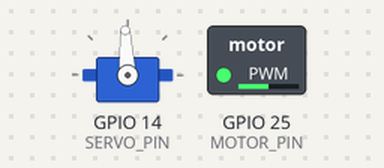
Bench run of a sketch on a simulated ESP32. On the bench: servo, switched loads named in the sketch (green lamp = pin HIGH). Servo pulses on a pin are drawn as a servo (544–2400 µs = 0–180°); what the sketch prints to the serial monitor is not drawn.

Above: at 1.75 s.
At 2.9 s:
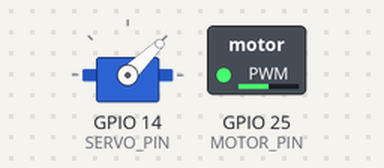
At 4.1 s:
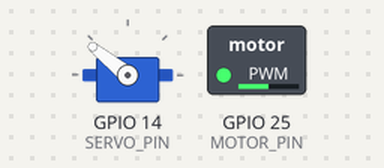
Timing chart, 0 to 7.2 s (numbered marks = the images above):
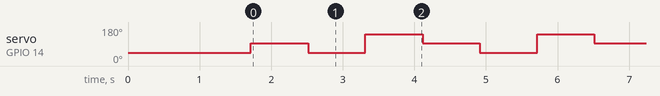

The sketch:

DualPwm.ino
```cpp
#include <Arduino.h>
#include "driver/ledc.h"

#if defined(ESP8266)
  #error "Wrong core: select ESP32 Wrover Module."
#elif !defined(ARDUINO_ARCH_ESP32)
  #error "Not ESP32: install 'esp32 by Espressif Systems' + select ESP32 Wrover Module."
#endif

// Use HIGH_SPEED on classic ESP32
#define SERVO_MODE  LEDC_HIGH_SPEED_MODE
#define MOTOR_MODE  LEDC_HIGH_SPEED_MODE

// --- Pins (GPIO numbers) ---
static const int SERVO_PIN = 14;   // proven OK
static const int MOTOR_PIN = 25;   // try 26/27 if 25 is busy

// --- Channels & timers (different timers!) ---
static const ledc_channel_t SERVO_CH = LEDC_CHANNEL_0;
static const ledc_channel_t MOTOR_CH = LEDC_CHANNEL_1;
static const ledc_timer_t   SERVO_TMR = LEDC_TIMER_0;
static const ledc_timer_t   MOTOR_TMR = LEDC_TIMER_1;

// --- Frequencies & resolutions ---
static const uint32_t SERVO_FREQ_HZ = 50;
static const ledc_timer_bit_t SERVO_BITS = LEDC_TIMER_16_BIT; // 0..65535

// Start safe: 10 kHz @ 12-bit. You can try 20 kHz later.
static const uint32_t MOTOR_FREQ_HZ = 10000;
static const ledc_timer_bit_t MOTOR_BITS = LEDC_TIMER_12_BIT; // 0..4095

static inline void servoWriteUS(int us) {
  const float period_us = 1000000.0f / (float)SERVO_FREQ_HZ;
  const uint32_t dutyMax = (1u << SERVO_BITS) - 1u;
  uint32_t duty = (uint32_t)((us / period_us) * dutyMax);
  ledc_set_duty(SERVO_MODE, SERVO_CH, duty);
  ledc_update_duty(SERVO_MODE, SERVO_CH);
}

static inline void motorWritePercent(float pct) {
  if (pct < 0) pct = 0; if (pct > 100) pct = 100;
  const uint32_t dutyMax = (1u << MOTOR_BITS) - 1u;
  uint32_t duty = (uint32_t)(dutyMax * (pct / 100.0f));
  ledc_set_duty(MOTOR_MODE, MOTOR_CH, duty);
  ledc_update_duty(MOTOR_MODE, MOTOR_CH);
}

static void cfgTimer(ledc_mode_t mode, ledc_timer_t tmr, ledc_timer_bit_t bits, uint32_t hz, const char* name) {
  ledc_timer_config_t t = {
    .speed_mode      = mode,
    .duty_resolution = bits,
    .timer_num       = tmr,
    .freq_hz         = hz,
    .clk_cfg         = LEDC_AUTO_CLK
  };
  esp_err_t e = ledc_timer_config(&t);
  Serial.printf("%s timer cfg -> err=%d, target=%u Hz, actual=%u Hz\n",
                name, (int)e, hz, (unsigned)ledc_get_freq(mode, tmr));
}

static void cfgChannel(ledc_mode_t mode, ledc_channel_t ch, ledc_timer_t tmr, int gpio, const char* name) {
  ledc_channel_config_t c = {
    .gpio_num   = gpio,
    .speed_mode = mode,
    .channel    = ch,
    .intr_type  = LEDC_INTR_DISABLE,
    .timer_sel  = tmr,
    .duty       = 0,
    .hpoint     = 0
  };
  esp_err_t e = ledc_channel_config(&c);
  Serial.printf("%s channel cfg -> err=%d, gpio=%d, ch=%d, timer=%d\n",
                name, (int)e, gpio, (int)ch, (int)tmr);
}

void setup() {
  Serial.begin(115200);
  delay(200);
  Serial.println("\nLEDC dual-frequency diag");

  // Configure timers (different ones)
  cfgTimer(SERVO_MODE, SERVO_TMR, SERVO_BITS, SERVO_FREQ_HZ, "SERVO");
  cfgTimer(MOTOR_MODE, MOTOR_TMR, MOTOR_BITS, MOTOR_FREQ_HZ, "MOTOR");

  // Configure channels
  cfgChannel(SERVO_MODE, SERVO_CH, SERVO_TMR, SERVO_PIN, "SERVO");
  cfgChannel(MOTOR_MODE, MOTOR_CH, MOTOR_TMR, MOTOR_PIN, "MOTOR");

  // Arm / center
  servoWriteUS(1000);
  delay(1500);
  servoWriteUS(1500);

  // Set motor to 50% steady so you can probe with a meter/scope
  motorWritePercent(50);
  Serial.println("Motor set to 50% @ 10 kHz. If no output, try GPIO26 or 27.");
}

void loop() {
  // Keep servo alive; motor stays at 50%
  servoWriteUS(1500); delay(800);
  servoWriteUS(1000); delay(800);
  servoWriteUS(2000); delay(800);
}
```

Measured:
- by itself, servo on GPIO 14 (SERVO_PIN): repeats every 2.4 s: 44° 0.80 s, 141° 0.80 s, 93° 0.80 s
